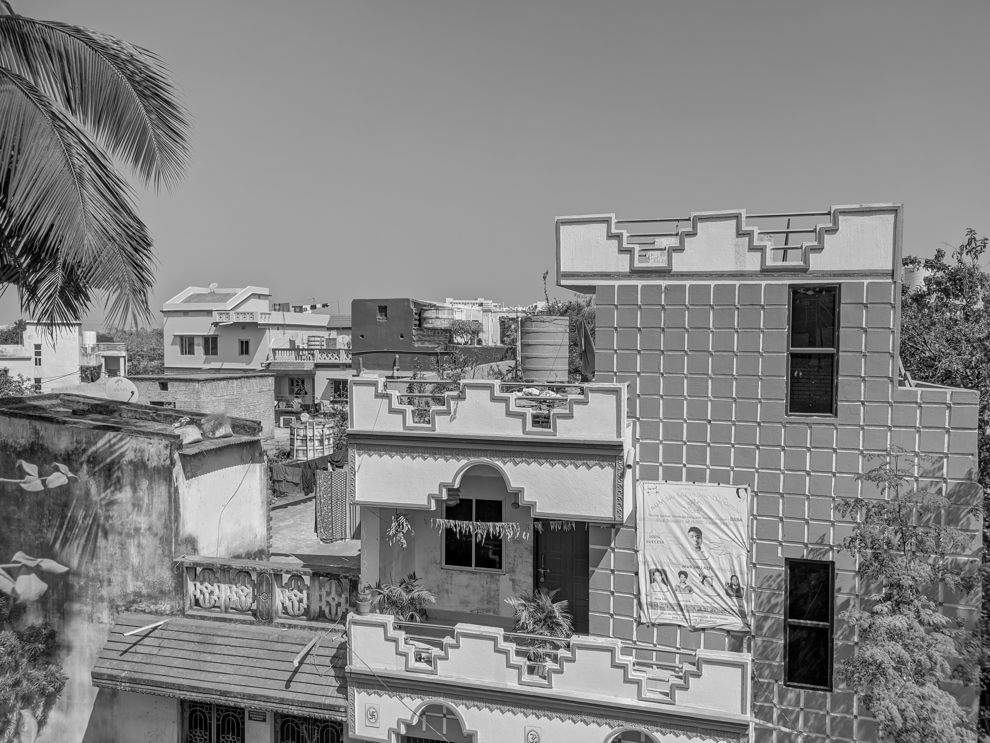
%> input picture lab_3/g1.png, 990 x 743 px
$ octave main_own_images_2.m   (GNU Octave 9; MATLAB toolbox functions it lacks are replaced by stand-ins)
%> lines starting %> are read from the running program, lines starting %| are printed output that depends on the picture
### lab_3/sift.m
% [image, descriptors, locs] = sift(imageFile)
%
% This function reads an image and returns its SIFT keypoints.
%   Input parameters:
%     imageFile: the file name for the image.
%
%   Returned:
%     image: the image array in double format
%     descriptors: a K-by-128 matrix, where each row gives an invariant
%         descriptor for one of the K keypoints.  The descriptor is a vector
%         of 128 values normalized to unit length.
%     locs: K-by-4 matrix, in which each row has the 4 values for a
%         keypoint location (row, column, scale, orientation).  The
%         orientation is in the range [-PI, PI] radians.
%
% Credits: Thanks for initial version of this program to D. Alvaro and
%          J.J. Guerrero, Universidad de Zaragoza (modified by D. Lowe)

function [image, descriptors, locs] = sift(imageFile)

% Load image
image = imread(imageFile);

% If you have the Image Processing Toolbox, you can uncomment the following
%   lines to allow input of color images, which will be converted to grayscale.
if size(image,3) == 3
   image = rgb2gray(image);
end

[rows, cols] = size(image);

% Convert into PGM imagefile, readable by "keypoints" executable
f = fopen('tmp.pgm', 'w');
if f == -1
    error('Could not create file tmp.pgm.');
end
fprintf(f, 'P5\n%d\n%d\n255\n', cols, rows);
fwrite(f, image', 'uint8');
fclose(f);

% Call keypoints executable
if isunix
    command = '!./sift ';
else
    command = '!siftWin32 ';
end
command = [command ' <tmp.pgm >tmp.key'];
eval(command);

% Open tmp.key and check its header
g = fopen('tmp.key', 'r');
if g == -1
    error('Could not open file tmp.key.');
end
[header, count] = fscanf(g, '%d %d', [1 2]);
if count ~= 2
    error('Invalid keypoint file beginning.');
end
num = header(1);
len = header(2);
if len ~= 128
    error('Keypoint descriptor length invalid (should be 128).');
end

% Creates the two output matrices (use known size for efficiency)
locs = double(zeros(num, 4));
descriptors = double(zeros(num, 128));

% Parse tmp.key
for i = 1:num
    [vector, count] = fscanf(g, '%f %f %f %f', [1 4]); %row col scale ori
    if count ~= 4
        error('Invalid keypoint file format');
    end
    locs(i, :) = vector(1, :);

    [descrip, count] = fscanf(g, '%d', [1 len]);
    if (count ~= 128)
        error('Invalid keypoint file value.');
    end
    % Normalize each input vector to unit length
    descrip = descrip / sqrt(sum(descrip.^2));
    descriptors(i, :) = descrip(1, :);
end
fclose(g);

### lab_3/sift_corresp.m
%
% [corresp1, corresp2] = sift_corresp(image1, image2, show_fig)
%
% This function reads two images (file name strings), finds their
% SIFT features, and returns the correspondences based on the
% distance between the nearest and second nearest neighbour.
%
% corresp1(i,:) point of image1 corresponds to corresp2(i,:) point of image2
%
% correspx(i,1) = row number of ith point
% correspx(i,2) = column number of ith point

function [corresp1, corresp2] = sift_corresp(imgName1, imgName2)

% Find SIFT keypoints for each image
[~, desc1, loc1] = sift(imgName1);
[~, desc2, loc2] = sift(imgName2);

% dist_ratio: Only keep matches in which the ratio of vector angles from the
% nearest to second nearest neighbor is less than distRatio.
dist_ratio = 0.6;

% For each feature in the first image, select its match to second image.
desc2t = desc2';
count = 1;
for i = 1 : size(desc1,1)
   inprods = desc1(i,:) * desc2t; % Vector of inner products
   [vals,idx] = sort(acos(inprods)); % Take cos inverse and sort results

   % Check if nearest neighbour has angle less than dist_ratio times second
   if (vals(1) < dist_ratio * vals(2))
      corresp1(count,:) = loc1(i,1:2);
      corresp2(count,:) = loc2(idx(1),1:2);
      count = count + 1;
   end
end

### lab_3/main_own_images_2.m
%% Read images
% Comments skipped as it will be exactly the same as those in main.m
clear;
im1 = imread('g1.png');
%> im1 is the input picture: size 743x990 uint8; min 0, max 249, mean 132.1
im2 = imread('g2.png');
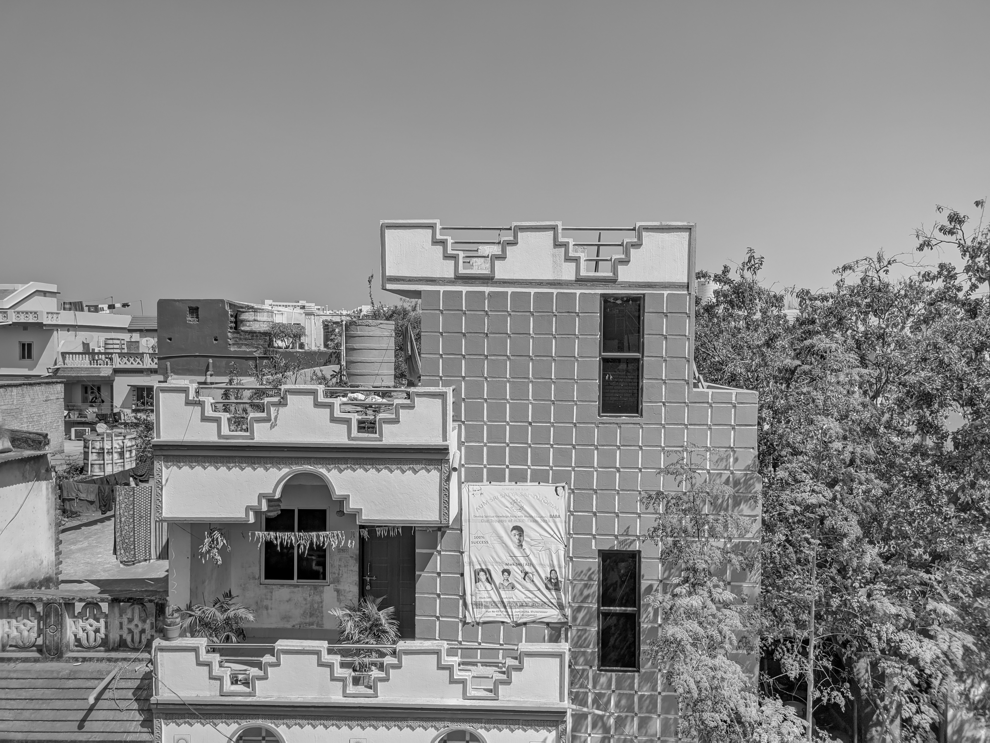
%> input picture lab_3/g2.png, 990 x 743 px
%> im2 is the input picture: size 743x990 uint8; min 0, max 255, mean 136.1
im3 = imread('g3.png');
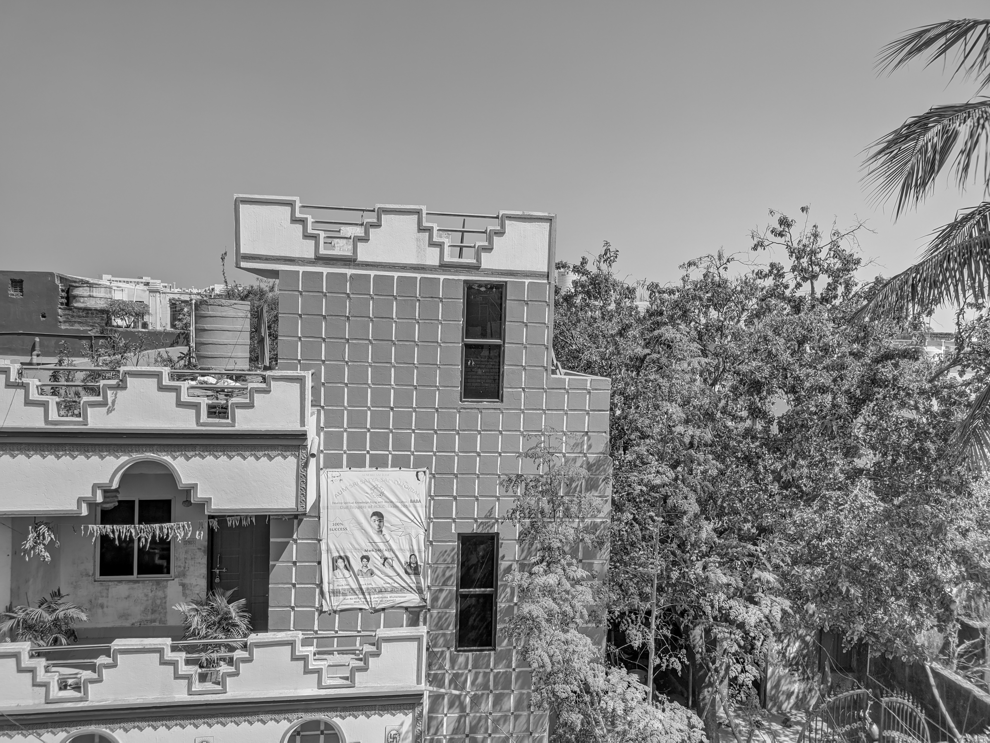
%> input picture lab_3/g3.png, 990 x 743 px
%> im3 is the input picture: size 743x990 uint8; min 0, max 255, mean 135.4

%% RANSAC Parameters
epsilon = 5;
fraction = 0.9;
n_iters = 10^8;
n_samples = 4;

%% H21 Matrix
[corresp2, corresp1] = sift_corresp('g2.png','g1.png');
%> the run ends on the next line
